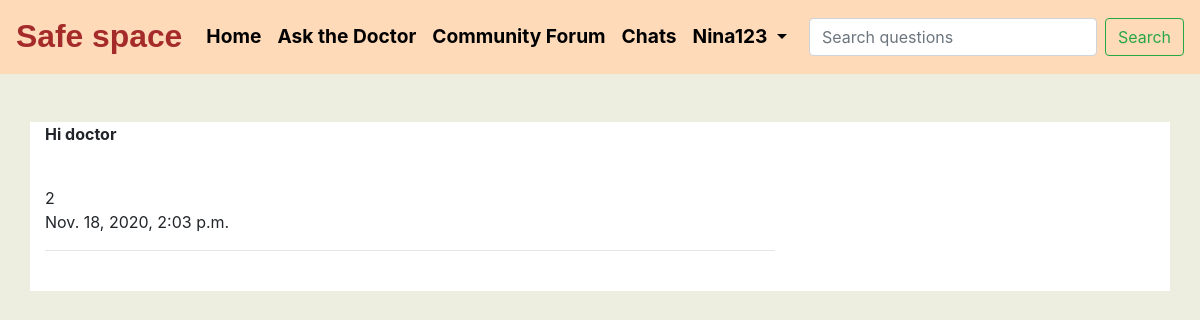
Page /ask_the_doctor/my_questions/1/ (signed in) on the committed database.
### accounts/models.py (models this page shows, shortened)
class CustomUser(AbstractUser):
	is_normal_user=models.BooleanField(default=True)
	objects=CustomUserManager()

class Profile(models.Model):
    user = models.OneToOneField(CustomUser, on_delete=models.CASCADE,null=True)
    user_name=models.CharField(max_length=200,blank=True)
    first_name=models.CharField(max_length=100,blank=True)
    last_name=models.CharField(max_length=100,blank=True)
    email_id=models.EmailField(blank=True,null=True)
    reason = models.TextField(max_length=500, blank=True)
    location = models.CharField(max_length=30, blank=True)
    date_of_birth = models.DateField(null=True, blank=True)
    date_of_joining=models.DateTimeField(auto_now_add=True)
    objects=CustomUserManager()
    def __str__(self):
    	return f"{self.id}"

### Ask_the_doctor/models.py (models this page shows, shortened)
class question_to_therapist(models.Model):
	class Meta:
		verbose_name_plural="Questions for therapists"
	id=models.AutoField(primary_key=True,unique=True)
	user=models.ForeignKey(Profile,on_delete=models.CASCADE,related_name='questionfortherapist',blank=True,null=True)
	therapist=models.ForeignKey(Therapist,on_delete=models.CASCADE,related_name='questionfortherapist',blank=True,null=True)
	question=RichTextField(blank=True,null=True)
	date=models.DateTimeField(auto_now_add=True)

### Ask_the_doctor/views.py (the view)
# urls.py: path('my_questions/<int:pk>/',views.MyQuestions.as_view()),
class MyQuestions(View,LoginRequiredMixin):
	def get(self,request,*args,**kwargs):
		question_id=kwargs['pk']
		question=question_to_therapist.objects.filter(id=question_id)
		answers=answers_from_therapist.objects.filter(question=question_id)
		context={
			'question':question,
			'answers':answers
		}
		return render(request,'Ask_the_doctor/my_questions.html',context)

### Ask_the_doctor/templates/Ask_the_doctor/my_questions.html (shortened to what this page needs)
{% extends 'ask_the_doctor/base.html' %}
{% block content %}
<br><br>
<div class="container" style="background-color:white;">
	<div class="row">
		{% for question in question %}
	    <div class="col-lg-8 col-md-8 col-sm-12 col-xs-12">
	    	<span style="font-weight: bolder;">{{question.question|safe}}</span><br>
	    	{{question.user}}<br>
	    	{{question.date}}<hr>
	    </div>
	    {% endfor %}
	    <br>
	</div>
	<br>
</div>
{% endblock %}

### Ask_the_doctor/templates/Ask_the_doctor/base.html (shortened to what this page needs)
{% load static %}
<!DOCTYPE html>
<html lang="en">
  <head>
    <link rel="stylesheet" href="https://cdn.jsdelivr.net/npm/bootstrap@4.5.3/dist/css/bootstrap.min.css">
  </head>
  <body>
    <header>
      <nav class="navbar navbar-expand-lg fixed-top sticky-top nav-styles">
      <a class="navbar-brand" href="#" style="font-size: 1.99rem;font-weight: bolder;color:#A52A2A;font-family: Comic Sans MS, cursive, sans-serif;">Safe space</a>
      <div class="collapse navbar-collapse list-styles" id="navbarSupportedContent">
        <ul class="navbar-nav mr-auto">
          <li class="nav-item active">
            <a class="nav-link" href="/accounts/home/">Home <span class="sr-only">(current)</span></a>
          </li>
          {% if user.is_authenticated %}
            <li class="nav-item">
              <a class="nav-link" href="/ask_the_doctor/">Ask the Doctor</a>
            </li>
          {% else %}
            <span data-toggle="tooltip" data-placement="bottom" title="Please login first">
            <li class="nav-item">
            <a class="nav-link disabled" href="#" tabindex="-1" aria-disabled="true" style="">Ask the Doctor</a>
            </li>
          </span>
          {% endif %}
          <li class="nav-item">
            <a class="nav-link" href="/community_forum/">Community Forum</a>
          </li>
          {% if user.is_authenticated %}
            <li class="nav-item">
              <a class="nav-link" href="#">Chats</a>
            </li>
          {% else %}
            <span data-toggle="tooltip" data-placement="bottom" title="Please login first">
            <li class="nav-item">
              <a class="nav-link disabled" href="#" tabindex="-1" aria-disabled="true" style="">Chats</a>
            </li>
          </span>
          {% endif %}
          {% if user.is_authenticated %}
            <li class="nav-item dropdown">
              <a class="nav-link dropdown-toggle" href="#" id="navbarDropdown" role="button" data-toggle="dropdown" aria-haspopup="true" aria-expanded="false">
                {{user.username}}
              </a>
            </li>
          {% endif %}
        </ul>
        <form class="form-inline my-2 my-lg-0">
          <input class="form-control mr-sm-2" type="search" placeholder="Search questions" aria-label="Search" style="width: 18rem;">
          <button class="btn btn-outline-success my-2 my-sm-0" type="submit">Search</button>
        </form>
      </div>
    </nav>
  </header>
    <main>
      {% block content %}
      {% endblock %}
    </main>
  </body>
</html>

### Ask_the_doctor/templates/Ask_the_doctor/base.html (style rules this page uses)
.nav-styles { background-color: #FFDAB9; }
.list-styles { color:black; font-size: 1.2rem; font-weight: bold; }
.nav-item a { color: #000000 !important; }

### Ask_the_doctor/templates/Ask_the_doctor/my_questions.html (style rules this page uses)
body { background-color: #EEEEE0; }

### rows in the picture
CustomUser: username "Nina123"
question_to_therapist: question "Hi doctor", user "2", date "Nov. 18, 2020, 2:03 p.m."
